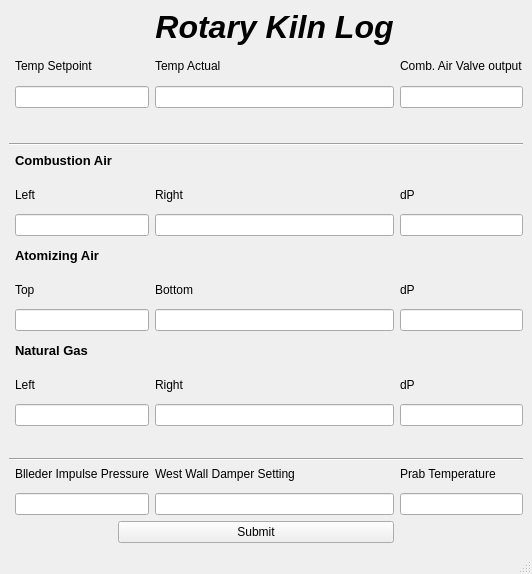
<?xml version="1.0" encoding="UTF-8"?>
<ui version="4.0">
 <class>MainWindow</class>
 <widget class="QMainWindow" name="MainWindow">
  <property name="geometry">
   <rect>
    <x>0</x>
    <y>0</y>
    <width>449</width>
    <height>574</height>
   </rect>
  </property>
  <property name="windowTitle">
   <string>MainWindow</string>
  </property>
  <widget class="QWidget" name="centralwidget">
   <layout class="QGridLayout" name="gridLayout">
    <item row="17" column="1" colspan="2">
     <widget class="QLineEdit" name="ng_left_input"/>
    </item>
    <item row="21" column="2" colspan="2">
     <widget class="QPushButton" name="submit_button">
      <property name="contextMenuPolicy">
       <enum>Qt::DefaultContextMenu</enum>
      </property>
      <property name="text">
       <string>Submit</string>
      </property>
     </widget>
    </item>
    <item row="20" column="4">
     <widget class="QLineEdit" name="ca_dp_input_3"/>
    </item>
    <item row="20" column="3">
     <widget class="QLineEdit" name="ca_right_input_3"/>
    </item>
    <item row="19" column="4">
     <widget class="QLabel" name="ca_dp_label_3">
      <property name="text">
       <string>Prab Temperature</string>
      </property>
     </widget>
    </item>
    <item row="19" column="3">
     <widget class="QLabel" name="ca_right_label_3">
      <property name="text">
       <string>West Wall Damper Setting</string>
      </property>
     </widget>
    </item>
    <item row="13" column="3">
     <widget class="QLabel" name="aa_bottom_label">
      <property name="text">
       <string>Bottom</string>
      </property>
     </widget>
    </item>
    <item row="19" column="1" colspan="2">
     <widget class="QLabel" name="ca_left_label_3">
      <property name="text">
       <string>Blleder Impulse Pressure</string>
      </property>
     </widget>
    </item>
    <item row="14" column="3">
     <widget class="QLineEdit" name="aa_bot_input"/>
    </item>
    <item row="5" column="1">
     <widget class="QLabel" name="temp_sp_label">
      <property name="text">
       <string>Temp Setpoint</string>
      </property>
     </widget>
    </item>
    <item row="11" column="1" colspan="2">
     <widget class="QLineEdit" name="ca_left_input"/>
    </item>
    <item row="13" column="1">
     <widget class="QLabel" name="aa_top_label">
      <property name="text">
       <string>Top</string>
      </property>
     </widget>
    </item>
    <item row="5" column="3">
     <widget class="QLabel" name="temp_act_label">
      <property name="text">
       <string>Temp Actual</string>
      </property>
     </widget>
    </item>
    <item row="5" column="4">
     <widget class="QLabel" name="ca_vlv_op_label">
      <property name="text">
       <string>Comb. Air Valve output</string>
      </property>
     </widget>
    </item>
    <item row="14" column="1" colspan="2">
     <widget class="QLineEdit" name="aa_top_input"/>
    </item>
    <item row="7" column="1" colspan="2">
     <widget class="QLineEdit" name="temp_sp_input"/>
    </item>
    <item row="13" column="4">
     <widget class="QLabel" name="aa_dp_label">
      <property name="text">
       <string>dP</string>
      </property>
     </widget>
    </item>
    <item row="7" column="3">
     <widget class="QLineEdit" name="temp_act_input"/>
    </item>
    <item row="7" column="4">
     <widget class="QLineEdit" name="ca_vlv_op_input"/>
    </item>
    <item row="14" column="4">
     <widget class="QLineEdit" name="aa_dp_input"/>
    </item>
    <item row="8" column="0" rowspan="2" colspan="5">
     <widget class="Line" name="line">
      <property name="orientation">
       <enum>Qt::Horizontal</enum>
      </property>
     </widget>
    </item>
    <item row="15" column="1">
     <widget class="QLabel" name="nat_gas_label">
      <property name="text">
       <string>&lt;html&gt;&lt;head/&gt;&lt;body&gt;&lt;p&gt;&lt;span style=&quot; font-size:10pt; font-weight:600;&quot;&gt;Natural Gas&lt;/span&gt;&lt;/p&gt;&lt;/body&gt;&lt;/html&gt;</string>
      </property>
     </widget>
    </item>
    <item row="16" column="3">
     <widget class="QLabel" name="ng_right_label">
      <property name="text">
       <string>Right</string>
      </property>
     </widget>
    </item>
    <item row="18" column="0" rowspan="2" colspan="5">
     <widget class="Line" name="line_2">
      <property name="orientation">
       <enum>Qt::Horizontal</enum>
      </property>
     </widget>
    </item>
    <item row="4" column="3">
     <widget class="QLabel" name="app_label">
      <property name="text">
       <string>&lt;html&gt;&lt;head/&gt;&lt;body&gt;&lt;p&gt;&lt;span style=&quot; font-size:24pt; font-weight:600; font-style:italic;&quot;&gt;Rotary Kiln Log&lt;/span&gt;&lt;/p&gt;&lt;/body&gt;&lt;/html&gt;</string>
      </property>
      <property name="textFormat">
       <enum>Qt::AutoText</enum>
      </property>
      <property name="scaledContents">
       <bool>false</bool>
      </property>
      <property name="alignment">
       <set>Qt::AlignCenter</set>
      </property>
     </widget>
    </item>
    <item row="9" column="1">
     <widget class="QLabel" name="combustion_air_label">
      <property name="text">
       <string>&lt;html&gt;&lt;head/&gt;&lt;body&gt;&lt;p&gt;&lt;span style=&quot; font-size:10pt; font-weight:600;&quot;&gt;Combustion Air&lt;/span&gt;&lt;/p&gt;&lt;/body&gt;&lt;/html&gt;</string>
      </property>
     </widget>
    </item>
    <item row="17" column="4">
     <widget class="QLineEdit" name="ng_dp_input"/>
    </item>
    <item row="11" column="4">
     <widget class="QLineEdit" name="ca_dp_input"/>
    </item>
    <item row="12" column="1">
     <widget class="QLabel" name="atomizing_air_label">
      <property name="text">
       <string>&lt;html&gt;&lt;head/&gt;&lt;body&gt;&lt;p&gt;&lt;span style=&quot; font-size:10pt; font-weight:600;&quot;&gt;Atomizing Air&lt;/span&gt;&lt;/p&gt;&lt;/body&gt;&lt;/html&gt;</string>
      </property>
     </widget>
    </item>
    <item row="10" column="4">
     <widget class="QLabel" name="ca_dp_label">
      <property name="text">
       <string>dP</string>
      </property>
     </widget>
    </item>
    <item row="17" column="3">
     <widget class="QLineEdit" name="ng_right_input"/>
    </item>
    <item row="16" column="1">
     <widget class="QLabel" name="ng_left_label">
      <property name="text">
       <string>Left</string>
      </property>
     </widget>
    </item>
    <item row="11" column="3">
     <widget class="QLineEdit" name="ca_right_input"/>
    </item>
    <item row="10" column="1">
     <widget class="QLabel" name="ca_left_label">
      <property name="text">
       <string>Left</string>
      </property>
     </widget>
    </item>
    <item row="10" column="3">
     <widget class="QLabel" name="ca_right_label">
      <property name="text">
       <string>Right</string>
      </property>
     </widget>
    </item>
    <item row="16" column="4">
     <widget class="QLabel" name="ng_dp_label">
      <property name="text">
       <string>dP</string>
      </property>
     </widget>
    </item>
    <item row="20" column="1" colspan="2">
     <widget class="QLineEdit" name="ca_left_input_3"/>
    </item>
   </layout>
  </widget>
  <widget class="QMenuBar" name="menubar">
   <property name="geometry">
    <rect>
     <x>0</x>
     <y>0</y>
     <width>449</width>
     <height>21</height>
    </rect>
   </property>
  </widget>
  <widget class="QStatusBar" name="statusbar"/>
 </widget>
 <tabstops>
  <tabstop>temp_sp_input</tabstop>
  <tabstop>temp_act_input</tabstop>
  <tabstop>ca_vlv_op_input</tabstop>
  <tabstop>ca_left_input</tabstop>
  <tabstop>ca_right_input</tabstop>
  <tabstop>ca_dp_input</tabstop>
  <tabstop>aa_top_input</tabstop>
  <tabstop>aa_bot_input</tabstop>
  <tabstop>aa_dp_input</tabstop>
  <tabstop>ng_left_input</tabstop>
  <tabstop>ng_right_input</tabstop>
  <tabstop>ng_dp_input</tabstop>
  <tabstop>ca_left_input_3</tabstop>
  <tabstop>ca_right_input_3</tabstop>
  <tabstop>ca_dp_input_3</tabstop>
 </tabstops>
 <resources/>
 <connections/>
</ui>
